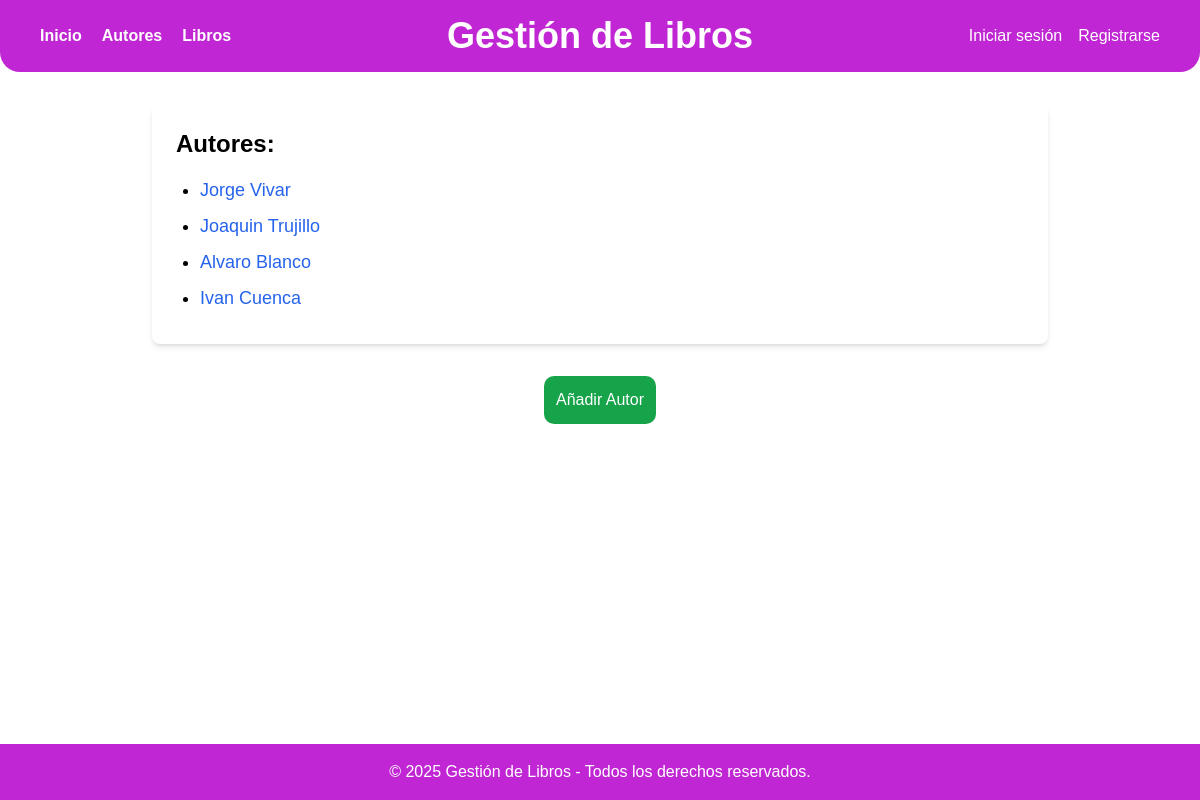
Before: /gestion/autores/ with the older database file.
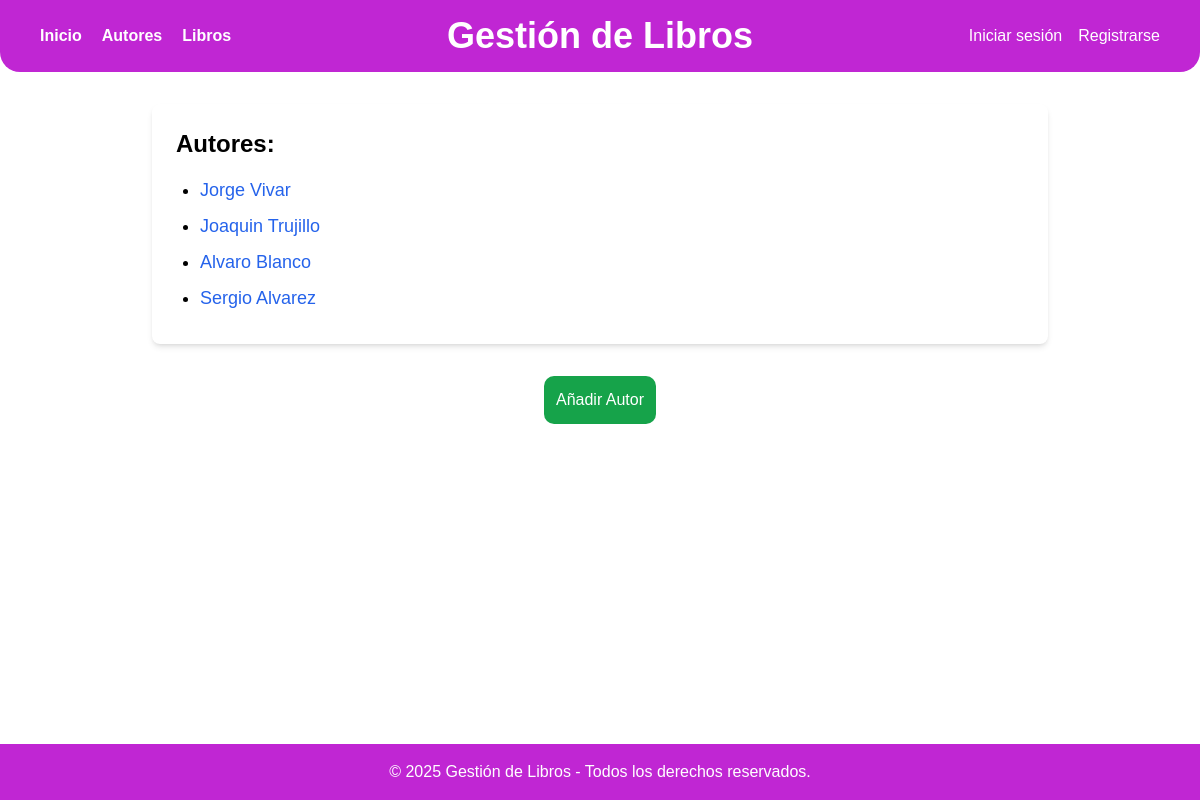
After: the same page with the newer database file.
### myapp/models.py (models this page shows, shortened)
class Autor(models.Model):
    nombre= models.CharField(max_length=100)
    apellido= models.CharField(max_length=100)
    fecha_nacimiento= models.DateField()

### myapp/views.py (the view)
# urls.py: path('autores/', views.AutorListView.as_view(), name='lista_autores'),
class AutorListView(ListView):
    model = Autor
    template_name = 'lista_autores.html'

### templates/lista_autores.html (shortened to what this page needs)
{% extends 'layouts/base.html' %}
{% block content %}
    <h3 class="text-2xl font-bold mb-4">Autores:</h3>
    <ul class="list-disc pl-6">
        {% for autor in object_list %}
        <li class="text-lg mb-2 capitalize">
            <a href="{% url 'detalle_autor' autor.id %}" class="text-blue-600 hover:underline">
                {{ autor.nombre }} {{ autor.apellido }}
            </a>
        </li>
        {% empty %}
        <p>No hay autores disponibles.</p>
        {% endfor %}
    </ul>
{% endblock %}
{% block actions %}
<div class="max-w-4xl mx-auto mt-8 bg-white rounded-lg flex flex-col items-center">
    <a href="{% url 'add_autor' %}" class="bg-green-600 p-3 text-white rounded-[10px] hover:bg-green-500">Añadir Autor</a>
</div>
{% endblock %}

Changed rows visible on the page:
removed Autor: nombre "Ivan", apellido "Cuenca"
added Autor: nombre "Sergio", apellido "Alvarez"
